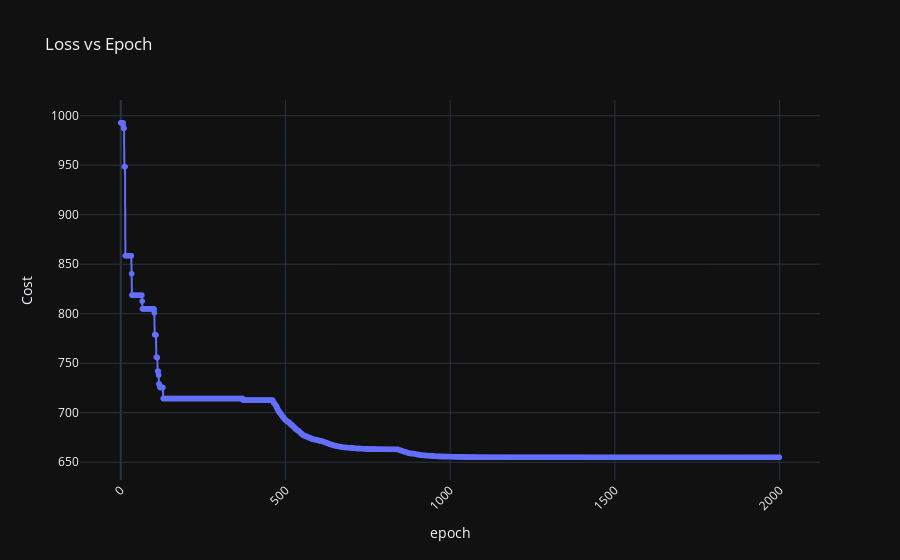

Source (notebook cell):
### Code cell
fig = px.line(
    ep_cost, 
    y="least_cost", 
    x="epoch", 
    labels={
        "least_cost": "Cost"
    },
    height=600,
    markers=True,
    title="Loss vs Epoch", 
)
fig.layout.template = "plotly_dark"
fig.update_xaxes(
    tickangle = -45,
)
fig.show()

### Figure 1 — Plotly figure (JSON) as saved in the notebook; plotly's stock layout.template omitted (floating-point values rounded to 4 significant figures; data arrays with more than 128 entries replaced by an {"elided": "..."} marker saying what was removed)
{"data": [{"hovertemplate": "epoch=%{x}<br>Cost=%{y}<extra></extra>", "legendgroup": "", "line": {"color": "#636efa", "dash": "solid"}, "marker": {"symbol": "circle"}, "mode": "lines+markers", "name": "", "showlegend": false, "type": "scattergl", "x": {"elided": "2000 int values"}, "xaxis": "x", "y": {"elided": "2000 float values"}, "yaxis": "y"}], "layout": {"autosize": true, "legend": {"tracegroupgap": 0}, "title": {"text": "Loss vs Epoch"}, "xaxis": {"anchor": "y", "autorange": true, "domain": [0, 1], "range": [-117.5, 2117.0], "tickangle": -45, "title": {"text": "epoch"}, "type": "linear"}, "yaxis": {"anchor": "x", "autorange": true, "domain": [0, 1], "range": [632.5, 1015.0], "title": {"text": "Cost"}, "type": "linear"}}}
